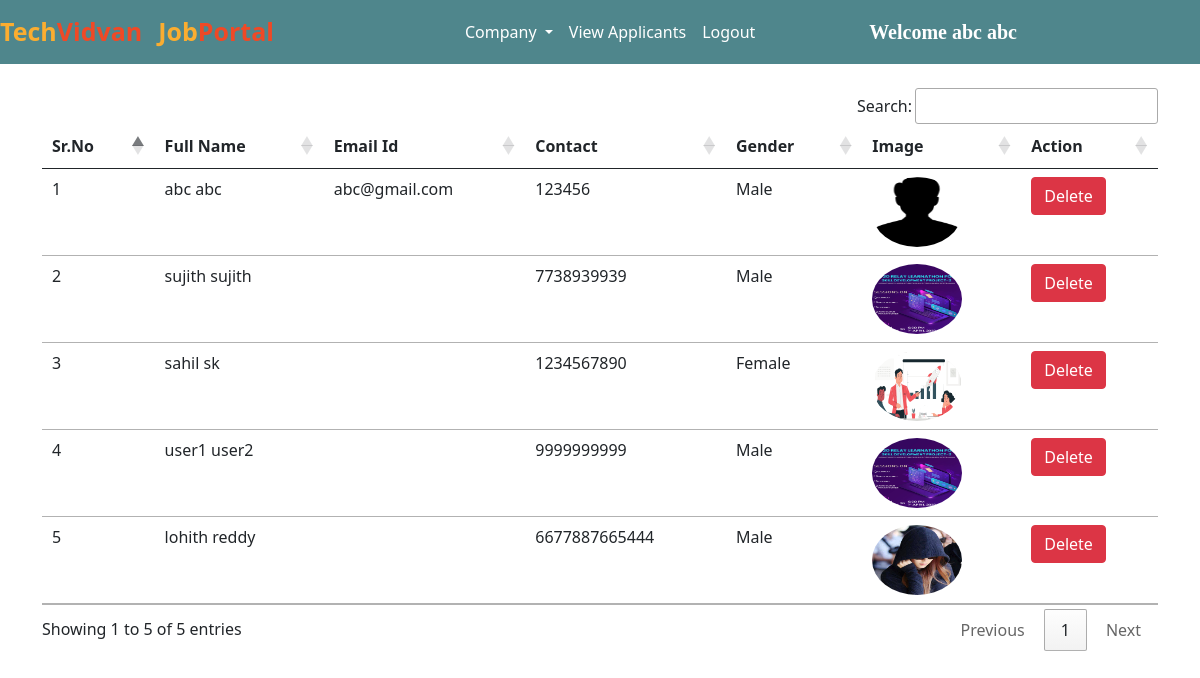
The app's page /view_applicants/ (signed in) with its own data.
### jobs/models.py (models this page shows, shortened)
class Applicant(models.Model):
    user = models.ForeignKey(User, on_delete=models.CASCADE)
    phone = models.CharField(max_length=10)
    image = models.ImageField(upload_to="")
    gender = models.CharField(max_length=10)
    type = models.CharField(max_length=15)

### jobs/views.py (the view)
# urls.py: path("view_applicants/", views.view_applicants, name="view_applicants"),
def view_applicants(request):
    if not request.user.is_authenticated:
        return redirect("/admin_login")
    applicants = Applicant.objects.all()
    return render(request, "view_applicants.html", {'applicants':applicants})

### jobs/templates/view_applicants.html (shortened to what this page needs)
{% extends 'admin_navbar.html' %}
{% block view_applicants %} active {% endblock %}
{% block body %}
<div class="container mt-4">
<table class="table table-hover" id="example">
    <thead>
        <tr>
            <th>Sr.No</th>
            <th>Full Name</th>
            <th>Email Id</th>
            <th>Contact</th>
            <th>Gender</th>
            <th>Image</th>
            <th>Action</th>
        </tr>
    </thead>
    <tbody>
        {% for applicant in applicants %}
        <tr>
            <td>{{forloop.counter}}</td>
            <td>{{applicant.user.get_full_name}}</td>
            <td>{{applicant.user.email}}</td>
            <td>{{applicant.phone}}</td>
            <td>{{applicant.gender}}</td>
            <td><img src="{{applicant.image.url}}" class="rounded-circle" width="90px" height="70px"></td>
            <td><a href="/delete_user/{{applicant.user.id}}/" class="btn btn-danger" onclick="return confirm('Are you sure you want to delete this applicant?')">Delete</a></td>
        </tr>
        {% endfor %}
    </tbody>
</table>
</div>
{% endblock %}

### jobs/templates/admin_navbar.html (shortened to what this page needs)
<!doctype html>
<html lang="en">
<head>
  <link href="https://cdn.jsdelivr.net/npm/bootstrap@5.0.2/dist/css/bootstrap.min.css" rel="stylesheet"
>
  <link rel="stylesheet" href="https://cdn.datatables.net/1.10.25/css/jquery.dataTables.min.css">
  <link rel="stylesheet" href="https://cdn.datatables.net/buttons/1.7.1/css/buttons.dataTables.min.css">
</head>
<body>
  <nav class="navbar navbar-expand-lg navbar-dark">
      <a class="navbar-brand" href="/"><span class="head1">Tech</span><span class="head2">Vidvan</span></a>
      <a class="navbar-brand" href="#"><span class="head1">Job</span><span class="head2">Portal</span></a>
      <div class="container w-50">
      <div class="collapse navbar-collapse" id="navbarSupportedContent">
        <ul class="navbar-nav me-auto mb-2 mb-lg-0">
          <div class="collapse navbar-collapse" id="navbarNavDarkDropdown">
            <ul class="navbar-nav">
              <li class="nav-item dropdown">
                <a class="nav-link active dropdown-toggle" href="#" id="navbarDarkDropdownMenuLink" role="button" data-bs-toggle="dropdown" aria-expanded="false">
                  Company
                </a>
              </li>
            </ul>
          </div>
          <li class="nav-item">
            <a class="nav-link {% block view_applicants %} {% endblock %}" href="/view_applicants/">View Applicants</a>
          </li>
          <li class="nav-item">
            <a class="nav-link active" href="/logout/">Logout</a>
          </li>
        </ul>
        <a class="navbar-brand" style="font-weight: bold; font-family: 'Times New Roman', Times, serif;" href="#">Welcome {{request.user.get_full_name}}</a>
      </div>
      </div>
  </nav>
  {% block body %}
  {% endblock %}
</body>
</html>

### jobs/templates/admin_navbar.html (style rules this page uses)
.navbar { background-color: #4f868c; }
.head1 { color: #FBAD30; font-size: 25px; font-weight: bold; height: 50px; }
.head2 { color: #EF4926; font-size: 25px; font-weight: bold; }

### records on screen
Applicant: user.get_full_name "abc abc", user.email "abc@gmail.com", phone "123456", gender "Male", image (picture)
Applicant: user.get_full_name "sujith sujith", phone "7738939939", gender "Male", image (picture)
Applicant: user.get_full_name "sahil sk", phone "1234567890", gender "Female", image (picture)
Applicant: user.get_full_name "user1 user2", phone "9999999999", gender "Male", image (picture)
Applicant: user.get_full_name "lohith reddy", phone "6677887665444", gender "Male", image (picture)

### other values on screen
{{ request.user.get_full_name }} "abc abc"
